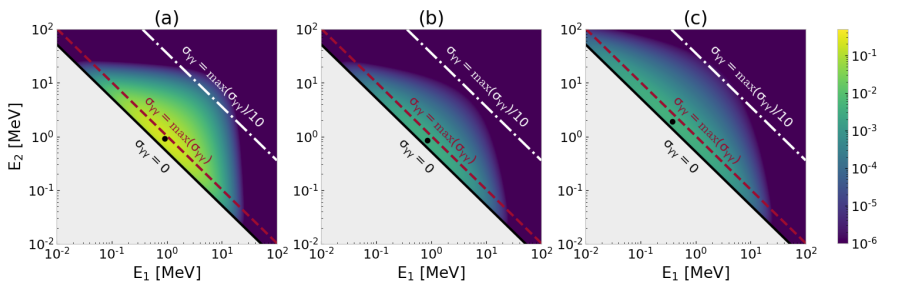

Python code for this plot:
# coding:utf8
"""

"""

# Import modules
import numpy as np
import matplotlib.pyplot as plt
from matplotlib import rcParams

# Plot formats
plt.close("all")
plt.ion()
plt.style.use("bmh")
rcParams['figure.figsize'] = [9.5, 5.10]
# rcParams['figure.figsize'] = [7.5, 5.10]
rcParams['mathtext.default']='regular'
rcParams['font.size']=16.0
rcParams['figure.subplot.bottom'] = 0.15
rcParams['figure.subplot.left'] = 0.15

from matplotlib.colors import LogNorm
from scipy.special import gamma

# Electron mass energy
me = 0.511

def g_Brem(EoverK):
    r"""
    Function g for Exponential energy distribution.

    Parameters
    ----------
    EoverK : {float, array}
        Gamma energy over characteristic energy.
    """
    return np.exp(-EoverK)

def g_LMC(EoverK):
    r"""
    Function g for Synchrotron-like energy distribution.

    Parameters
    ----------
    EoverK : {float, array}
        Gamma energy over characteristic energy.
    """
    return (EoverK)**(-0.95) * np.exp(-EoverK)/gamma(-0.95+1)

def sigma_LBW(s):
    # Compute the Breit-Wheeler cross section in term of s
    sigma   = 4*np.pi/s * me**2 * ((2 + 8*me**2/s - 16*me**4/s**2) * np.log((np.sqrt(s) + np.sqrt(s - 4*me**2))/(2*me)) - np.sqrt(1 - 4*me**2/s) * (1 + 4*me**2/s))

    # Return the result
    return np.nan_to_num(sigma)

# Define F
def F(E1, K1, g1, E2, K2, g2, psi12):
    return g1(E1/K1)/K1 * g2(E2/K2)/K2 * sigma_LBW(2*E1*E2*(1-np.cos(np.radians(psi12))))

# Define grid of E1 and E2
E1  = np.logspace(-2,2,2000)
E2  = np.logspace(-2,2,2001)
gE1, gE2 = np.meshgrid(E1, E2, indexing='ij')

# Define configurations
parameters  = [
    dict(label="I"  , config="Brem-Brem", psi12 = 90    , K1=2.00       , K2 = 2.00     , g=g_Brem),
    dict(label="II" , config="LMC-LMC"  , psi12 = 90    , K1=3.00       , K2 = 3.00     , g=g_LMC),
    dict(label="III", config="LMC-LMC"  , psi12 = 90    , K1=3.00       , K2 = 15.0     , g=g_LMC)
]

plt.figure(figsize=(17, 5))
for i, p in enumerate(parameters):

    # Retrieve the values of the maximum
    res = F(gE1, p["K1"], p["g"], gE2, p["K2"], p["g"], p["psi12"])
    idmax = np.where(res == np.max(res))
    e1p = float(E1[idmax[-2]])
    e2p = float(E2[idmax[-1]])

    plt.subplot(1, 3, i+1)
    map=plt.pcolormesh(gE1, gE2, res, norm=LogNorm(vmin=1e-6, vmax=5e-1))
    plt.plot(e1p, e2p, marker='o', color="k")

    mu = 1 - np.cos(np.radians(p["psi12"]))
    plt.plot(E1, (2*0.511)**2/(2*E1*mu), color='k', linestyle="-", linewidth=3)
    plt.text(0.21, 0.21, r"$\sigma_{\gamma\gamma}=0$", rotation=-45, color='k')
    plt.plot(E1, 2.06/(2*E1*mu), color='#A60628', linestyle="--", linewidth=3)
    plt.text(0.32, 0.32, r"$\sigma_{\gamma\gamma}=\max(\sigma_{\gamma\gamma})$", rotation=-45, color='#A60628')
    plt.plot(E1, 71.8/(2*E1*mu), color='w', linestyle="-.", linewidth=3)
    plt.text(1.5, 1.5, r"$\sigma_{\gamma\gamma}=\max(\sigma_{\gamma\gamma})/10$", rotation=-45, color='w')

    print("################################################################################")
    print(p["label"])
    print(e1p, e2p)
    print("\n")

    plt.xscale("log")
    plt.yscale("log")

    plt.xlabel(r"$E_1$ [$MeV$]")

    plt.xlim(min(E1), max(E1))
    plt.ylim(min(E2), max(E2))

    plt.subplot(1, 3, 1)
    plt.ylabel(r"$E_2$ [$MeV$]")
    plt.title("(a)")
    plt.subplot(1, 3, 2)
    plt.title("(b)")
    plt.subplot(1, 3, 3)
    plt.title("(c)")

plt.savefig("cinematique_validation_nocolorbar.png")

plt.figure(figsize=(17, 5))
plt.colorbar(map)
plt.savefig("cinematique_validation_colorbar.png")
